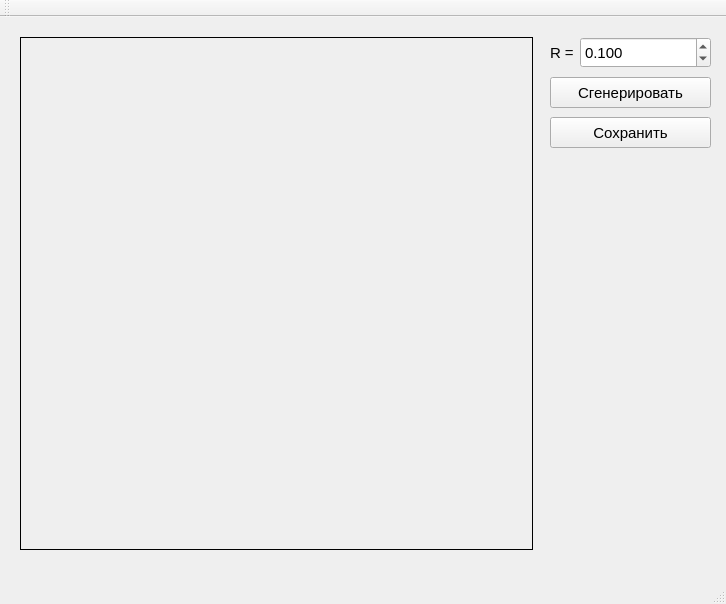
<?xml version="1.0" encoding="UTF-8"?>
<ui version="4.0">
 <class>MainWindow</class>
 <widget class="QMainWindow" name="MainWindow">
  <property name="geometry">
   <rect>
    <x>0</x>
    <y>0</y>
    <width>726</width>
    <height>604</height>
   </rect>
  </property>
  <property name="windowTitle">
   <string>MainWindow</string>
  </property>
  <widget class="QWidget" name="centralWidget">
   <widget class="QLabel" name="canvas">
    <property name="geometry">
     <rect>
      <x>20</x>
      <y>20</y>
      <width>513</width>
      <height>513</height>
     </rect>
    </property>
    <property name="frameShape">
     <enum>QFrame::Box</enum>
    </property>
    <property name="text">
     <string/>
    </property>
   </widget>
   <widget class="QPushButton" name="pb_generate">
    <property name="geometry">
     <rect>
      <x>550</x>
      <y>60</y>
      <width>161</width>
      <height>31</height>
     </rect>
    </property>
    <property name="font">
     <font>
      <pointsize>11</pointsize>
     </font>
    </property>
    <property name="text">
     <string>Сгенерировать</string>
    </property>
   </widget>
   <widget class="QDoubleSpinBox" name="sb_r">
    <property name="geometry">
     <rect>
      <x>580</x>
      <y>20</y>
      <width>131</width>
      <height>31</height>
     </rect>
    </property>
    <property name="font">
     <font>
      <pointsize>11</pointsize>
     </font>
    </property>
    <property name="decimals">
     <number>3</number>
    </property>
    <property name="minimum">
     <double>0.001000000000000</double>
    </property>
    <property name="singleStep">
     <double>0.005000000000000</double>
    </property>
    <property name="value">
     <double>0.100000000000000</double>
    </property>
   </widget>
   <widget class="QLabel" name="label">
    <property name="geometry">
     <rect>
      <x>550</x>
      <y>20</y>
      <width>31</width>
      <height>31</height>
     </rect>
    </property>
    <property name="font">
     <font>
      <pointsize>11</pointsize>
     </font>
    </property>
    <property name="text">
     <string>R =</string>
    </property>
   </widget>
   <widget class="QPushButton" name="pb_save_as">
    <property name="geometry">
     <rect>
      <x>550</x>
      <y>100</y>
      <width>161</width>
      <height>31</height>
     </rect>
    </property>
    <property name="font">
     <font>
      <pointsize>11</pointsize>
     </font>
    </property>
    <property name="text">
     <string>Сохранить</string>
    </property>
   </widget>
  </widget>
  <widget class="QMenuBar" name="menuBar">
   <property name="geometry">
    <rect>
     <x>0</x>
     <y>0</y>
     <width>726</width>
     <height>21</height>
    </rect>
   </property>
  </widget>
  <widget class="QToolBar" name="mainToolBar">
   <attribute name="toolBarArea">
    <enum>TopToolBarArea</enum>
   </attribute>
   <attribute name="toolBarBreak">
    <bool>false</bool>
   </attribute>
  </widget>
  <widget class="QStatusBar" name="statusBar"/>
 </widget>
 <layoutdefault spacing="6" margin="11"/>
 <resources/>
 <connections/>
</ui>
